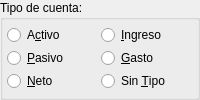
          <widget class="QGroupBox" name="groupBox_2" >
           <property name="title" >
            <string>Tipo de cuenta:</string>
           </property>
           <layout class="QHBoxLayout" >
            <property name="spacing" >
             <number>5</number>
            </property>
            <property name="margin" >
             <number>2</number>
            </property>
            <item>
             <layout class="QGridLayout" >
              <property name="margin" >
               <number>2</number>
              </property>
              <property name="spacing" >
               <number>2</number>
              </property>
              <item row="0" column="0" >
               <widget class="BlRadioButton" name="mui_tipocuenta_1" >
                <property name="text" >
                 <string>A&amp;ctivo</string>
                </property>
                <property name="shortcut" >
                 <string>Alt+C</string>
                </property>
               </widget>
              </item>
              <item row="0" column="1" >
               <widget class="BlRadioButton" name="mui_tipocuenta_4" >
                <property name="text" >
                 <string>&amp;Ingreso</string>
                </property>
               </widget>
              </item>
              <item row="1" column="0" >
               <widget class="BlRadioButton" name="mui_tipocuenta_2" >
                <property name="text" >
                 <string>&amp;Pasivo</string>
                </property>
                <property name="shortcut" >
                 <string>Alt+P</string>
                </property>
               </widget>
              </item>
              <item row="1" column="1" >
               <widget class="BlRadioButton" name="mui_tipocuenta_5" >
                <property name="text" >
                 <string>&amp;Gasto</string>
                </property>
                <property name="shortcut" >
                 <string>Alt+G</string>
                </property>
               </widget>
              </item>
              <item row="2" column="0" >
               <widget class="BlRadioButton" name="mui_tipocuenta_3" >
                <property name="text" >
                 <string>&amp;Neto</string>
                </property>
               </widget>
              </item>
              <item row="2" column="1" >
               <widget class="BlRadioButton" name="mui_tipocuenta_0" >
                <property name="text" >
                 <string>Sin &amp;Tipo</string>
                </property>
               </widget>
              </item>
             </layout>
            </item>
           </layout>
          </widget>
